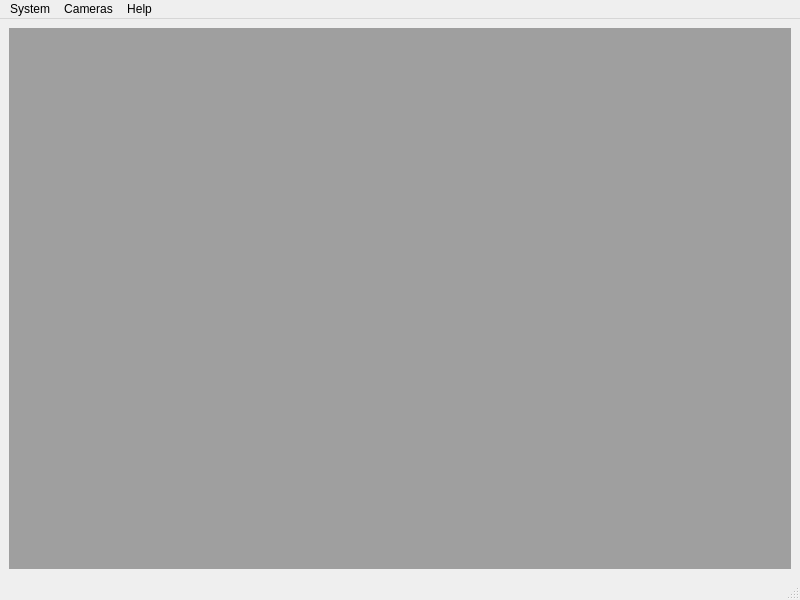
<?xml version="1.0" encoding="UTF-8"?>
<ui version="4.0">
 <class>MainWindow</class>
 <widget class="QMainWindow" name="MainWindow">
  <property name="geometry">
   <rect>
    <x>0</x>
    <y>0</y>
    <width>800</width>
    <height>600</height>
   </rect>
  </property>
  <property name="windowTitle">
   <string>HikVision Camera Viewer</string>
  </property>
  <widget class="QWidget" name="centralwidget">
   <layout class="QGridLayout" name="gridLayout">
    <item row="0" column="0">
     <widget class="QMdiArea" name="mdiArea">
      <property name="verticalScrollBarPolicy">
       <enum>Qt::ScrollBarAsNeeded</enum>
      </property>
      <property name="horizontalScrollBarPolicy">
       <enum>Qt::ScrollBarAsNeeded</enum>
      </property>
     </widget>
    </item>
   </layout>
  </widget>
  <widget class="QMenuBar" name="menubar">
   <property name="geometry">
    <rect>
     <x>0</x>
     <y>0</y>
     <width>800</width>
     <height>22</height>
    </rect>
   </property>
   <widget class="QMenu" name="menuSystem">
    <property name="title">
     <string>System</string>
    </property>
    <addaction name="actionLive"/>
    <addaction name="actionPlayback"/>
    <addaction name="actionDownload"/>
   </widget>
   <widget class="QMenu" name="menuHelp">
    <property name="title">
     <string>Help</string>
    </property>
    <addaction name="actionAbout_Qt"/>
    <addaction name="actionAbout"/>
   </widget>
   <widget class="QMenu" name="menuCameras">
    <property name="title">
     <string>Cameras</string>
    </property>
    <addaction name="action1"/>
    <addaction name="action2"/>
   </widget>
   <addaction name="menuSystem"/>
   <addaction name="menuCameras"/>
   <addaction name="menuHelp"/>
  </widget>
  <widget class="QStatusBar" name="statusbar"/>
  <action name="actionAbout_Qt">
   <property name="text">
    <string>About Qt...</string>
   </property>
  </action>
  <action name="actionAbout">
   <property name="text">
    <string>About...</string>
   </property>
  </action>
  <action name="action1">
   <property name="checkable">
    <bool>true</bool>
   </property>
   <property name="text">
    <string>1</string>
   </property>
  </action>
  <action name="action2">
   <property name="checkable">
    <bool>true</bool>
   </property>
   <property name="text">
    <string>2</string>
   </property>
  </action>
  <action name="actionPlayback">
   <property name="text">
    <string>Playback</string>
   </property>
  </action>
  <action name="actionLive">
   <property name="text">
    <string>Live</string>
   </property>
  </action>
  <action name="actionDownload">
   <property name="text">
    <string>Download</string>
   </property>
  </action>
 </widget>
 <resources/>
 <connections/>
</ui>
